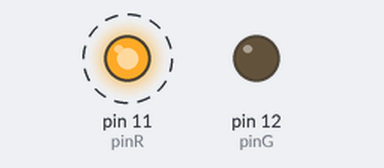
A program run on a simulated Raspberry Pi (header pin numbers). Shown: output pins drawn as LEDs (lit = HIGH). Dashed ring = blinking. At 10.0 s the program stops and its outputs stay as they are.

Above: at 0.5 s.
Timing chart, 0 to 4.6 s (numbered marks = the images above):
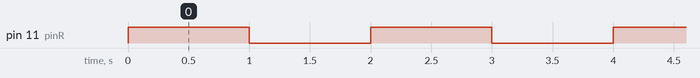

Measured:
- by itself, pin 11 (pinR): alternates HIGH for 1.0 s and LOW for 1.0 s, 10 changes in all, then stays LOW

The program:

02_rgb_led.py
```python
import RPi.GPIO as GPIO   #导入RPi.GPIO，并起别名GPIO

import time    #导入时间库，提供延时、时钟和其它时间函数

GPIO.setmode(GPIO.BOARD)   #设置引脚编号模式为板载模式

GPIO.setwarnings(False)   #去除GPIO口警告

pinR=11    #物理位置编号，红色针脚为11号

pinG=12    #物理位置编号，绿色针脚为12号

GPIO.setup(pinR,GPIO.OUT)  #设置针脚模式为输出

GPIO.setup(pinG,GPIO.OUT)  #设置针脚模式为输出

GPIO.output(pinR,GPIO.LOW)  #设置针脚为低电平，关掉LED灯

GPIO.output(pinG,GPIO.LOW)  #设置针脚为低电平，关掉LED灯

i=0

while i<5:

    GPIO.output(pinR,GPIO.HIGH)  #设置红灯对应的针脚为高电平，打开LED灯

    time.sleep(1)  #程序等待1秒

    GPIO.output(pinR,GPIO.LOW)  #设置红灯对应的针脚为低电平，关闭LED灯

    time.sleep(1)  #程序等待1秒

    i=i+1  #循环变量增1

GPIO.cleanup()  #释放资源
```
